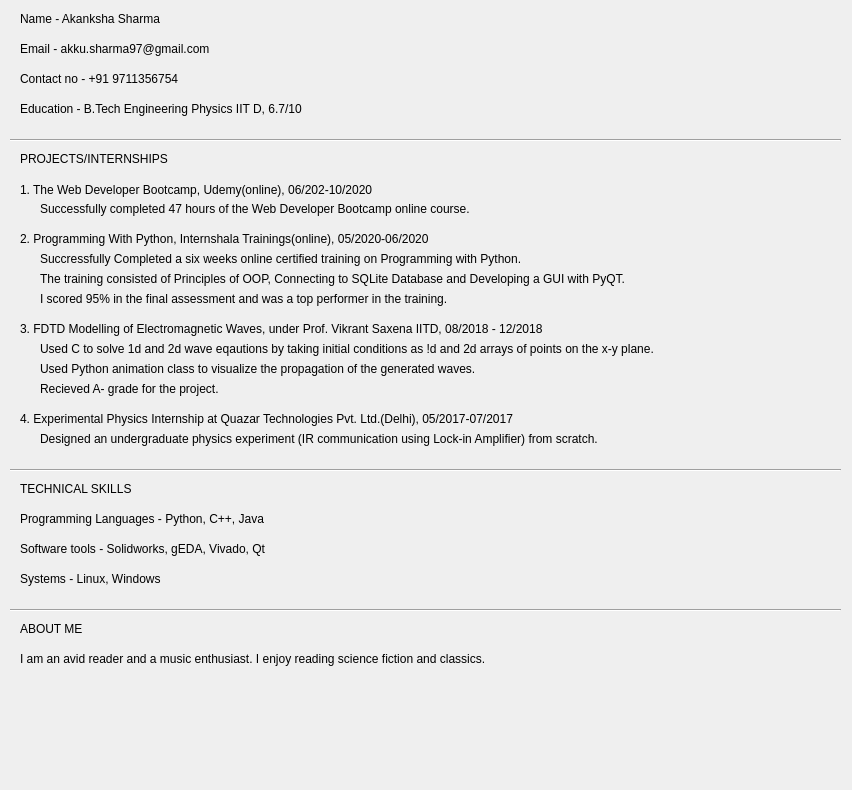
<?xml version="1.0" encoding="UTF-8"?>
<ui version="4.0">
 <class>AboutMe</class>
 <widget class="QDialog" name="AboutMe">
  <property name="geometry">
   <rect>
    <x>0</x>
    <y>0</y>
    <width>852</width>
    <height>790</height>
   </rect>
  </property>
  <property name="windowTitle">
   <string>Dialog</string>
  </property>
  <property name="styleSheet">
   <string notr="true">font: 11pt &quot;C059&quot;;</string>
  </property>
  <widget class="QLabel" name="label">
   <property name="geometry">
    <rect>
     <x>20</x>
     <y>10</y>
     <width>201</width>
     <height>17</height>
    </rect>
   </property>
   <property name="text">
    <string>Name - Akanksha Sharma</string>
   </property>
  </widget>
  <widget class="QLabel" name="label_2">
   <property name="geometry">
    <rect>
     <x>20</x>
     <y>40</y>
     <width>251</width>
     <height>17</height>
    </rect>
   </property>
   <property name="text">
    <string>Email - akku.sharma97@gmail.com</string>
   </property>
  </widget>
  <widget class="QLabel" name="label_3">
   <property name="geometry">
    <rect>
     <x>20</x>
     <y>70</y>
     <width>241</width>
     <height>17</height>
    </rect>
   </property>
   <property name="text">
    <string>Contact no - +91 9711356754</string>
   </property>
  </widget>
  <widget class="QLabel" name="label_4">
   <property name="geometry">
    <rect>
     <x>20</x>
     <y>100</y>
     <width>381</width>
     <height>17</height>
    </rect>
   </property>
   <property name="text">
    <string>Education - B.Tech Engineering Physics IIT D, 6.7/10</string>
   </property>
  </widget>
  <widget class="QLabel" name="label_5">
   <property name="geometry">
    <rect>
     <x>20</x>
     <y>150</y>
     <width>211</width>
     <height>17</height>
    </rect>
   </property>
   <property name="text">
    <string>PROJECTS/INTERNSHIPS</string>
   </property>
  </widget>
  <widget class="QLabel" name="label_6">
   <property name="geometry">
    <rect>
     <x>20</x>
     <y>180</y>
     <width>471</width>
     <height>20</height>
    </rect>
   </property>
   <property name="text">
    <string>1. The Web Developer Bootcamp, Udemy(online), 06/202-10/2020</string>
   </property>
  </widget>
  <widget class="Line" name="line">
   <property name="geometry">
    <rect>
     <x>10</x>
     <y>130</y>
     <width>831</width>
     <height>20</height>
    </rect>
   </property>
   <property name="orientation">
    <enum>Qt::Horizontal</enum>
   </property>
  </widget>
  <widget class="QLabel" name="label_7">
   <property name="geometry">
    <rect>
     <x>40</x>
     <y>200</y>
     <width>551</width>
     <height>17</height>
    </rect>
   </property>
   <property name="text">
    <string>Successfully completed 47 hours of the Web Developer Bootcamp online course.</string>
   </property>
  </widget>
  <widget class="QLabel" name="label_8">
   <property name="geometry">
    <rect>
     <x>20</x>
     <y>230</y>
     <width>641</width>
     <height>17</height>
    </rect>
   </property>
   <property name="text">
    <string>2. Programming With Python, Internshala Trainings(online), 05/2020-06/2020</string>
   </property>
  </widget>
  <widget class="QLabel" name="label_9">
   <property name="geometry">
    <rect>
     <x>40</x>
     <y>250</y>
     <width>721</width>
     <height>17</height>
    </rect>
   </property>
   <property name="text">
    <string>Succressfully Completed a six weeks online certified training on Programming with Python.</string>
   </property>
  </widget>
  <widget class="QLabel" name="label_10">
   <property name="geometry">
    <rect>
     <x>40</x>
     <y>270</y>
     <width>771</width>
     <height>17</height>
    </rect>
   </property>
   <property name="text">
    <string>The training consisted of Principles of OOP, Connecting to SQLite Database and Developing a GUI with PyQT.</string>
   </property>
  </widget>
  <widget class="QLabel" name="label_11">
   <property name="geometry">
    <rect>
     <x>40</x>
     <y>290</y>
     <width>551</width>
     <height>17</height>
    </rect>
   </property>
   <property name="text">
    <string>I scored 95% in the final assessment and was a top performer in the training.</string>
   </property>
  </widget>
  <widget class="QLabel" name="label_12">
   <property name="geometry">
    <rect>
     <x>20</x>
     <y>320</y>
     <width>731</width>
     <height>17</height>
    </rect>
   </property>
   <property name="text">
    <string>3. FDTD Modelling of Electromagnetic Waves, under Prof. Vikrant Saxena IITD, 08/2018 - 12/2018</string>
   </property>
  </widget>
  <widget class="QLabel" name="label_13">
   <property name="geometry">
    <rect>
     <x>40</x>
     <y>340</y>
     <width>811</width>
     <height>17</height>
    </rect>
   </property>
   <property name="text">
    <string>Used C to solve 1d and 2d wave eqautions by taking initial conditions as !d and 2d arrays of points on the x-y plane.</string>
   </property>
  </widget>
  <widget class="QLabel" name="label_14">
   <property name="geometry">
    <rect>
     <x>40</x>
     <y>360</y>
     <width>571</width>
     <height>17</height>
    </rect>
   </property>
   <property name="text">
    <string>Used Python animation class to visualize the propagation of the generated waves.</string>
   </property>
  </widget>
  <widget class="QLabel" name="label_15">
   <property name="geometry">
    <rect>
     <x>40</x>
     <y>380</y>
     <width>291</width>
     <height>17</height>
    </rect>
   </property>
   <property name="text">
    <string>Recieved A- grade for the project.</string>
   </property>
  </widget>
  <widget class="QLabel" name="label_16">
   <property name="geometry">
    <rect>
     <x>20</x>
     <y>410</y>
     <width>661</width>
     <height>17</height>
    </rect>
   </property>
   <property name="text">
    <string>4. Experimental Physics Internship at Quazar Technologies Pvt. Ltd.(Delhi), 05/2017-07/2017</string>
   </property>
  </widget>
  <widget class="QLabel" name="label_17">
   <property name="geometry">
    <rect>
     <x>40</x>
     <y>430</y>
     <width>741</width>
     <height>17</height>
    </rect>
   </property>
   <property name="text">
    <string>Designed an undergraduate physics experiment (IR communication using Lock-in Amplifier) from scratch.</string>
   </property>
  </widget>
  <widget class="Line" name="line_2">
   <property name="geometry">
    <rect>
     <x>10</x>
     <y>460</y>
     <width>831</width>
     <height>20</height>
    </rect>
   </property>
   <property name="orientation">
    <enum>Qt::Horizontal</enum>
   </property>
  </widget>
  <widget class="QLabel" name="label_18">
   <property name="geometry">
    <rect>
     <x>20</x>
     <y>480</y>
     <width>171</width>
     <height>17</height>
    </rect>
   </property>
   <property name="text">
    <string>TECHNICAL SKILLS</string>
   </property>
  </widget>
  <widget class="Line" name="line_3">
   <property name="geometry">
    <rect>
     <x>10</x>
     <y>600</y>
     <width>831</width>
     <height>20</height>
    </rect>
   </property>
   <property name="orientation">
    <enum>Qt::Horizontal</enum>
   </property>
  </widget>
  <widget class="QLabel" name="label_19">
   <property name="geometry">
    <rect>
     <x>20</x>
     <y>510</y>
     <width>331</width>
     <height>17</height>
    </rect>
   </property>
   <property name="text">
    <string>Programming Languages - Python, C++, Java</string>
   </property>
  </widget>
  <widget class="QLabel" name="label_20">
   <property name="geometry">
    <rect>
     <x>20</x>
     <y>540</y>
     <width>331</width>
     <height>17</height>
    </rect>
   </property>
   <property name="text">
    <string>Software tools - Solidworks, gEDA, Vivado, Qt</string>
   </property>
  </widget>
  <widget class="QLabel" name="label_21">
   <property name="geometry">
    <rect>
     <x>20</x>
     <y>570</y>
     <width>201</width>
     <height>17</height>
    </rect>
   </property>
   <property name="text">
    <string>Systems - Linux, Windows</string>
   </property>
  </widget>
  <widget class="QLabel" name="label_22">
   <property name="geometry">
    <rect>
     <x>20</x>
     <y>620</y>
     <width>91</width>
     <height>17</height>
    </rect>
   </property>
   <property name="text">
    <string>ABOUT ME</string>
   </property>
  </widget>
  <widget class="QLabel" name="label_23">
   <property name="geometry">
    <rect>
     <x>20</x>
     <y>650</y>
     <width>611</width>
     <height>17</height>
    </rect>
   </property>
   <property name="text">
    <string>I am an avid reader and a music enthusiast. I enjoy reading science fiction and classics.</string>
   </property>
  </widget>
  <widget class="QLabel" name="label_pic">
   <property name="geometry">
    <rect>
     <x>680</x>
     <y>10</y>
     <width>121</width>
     <height>101</height>
    </rect>
   </property>
   <property name="text">
    <string/>
   </property>
  </widget>
 </widget>
 <resources/>
 <connections/>
</ui>
